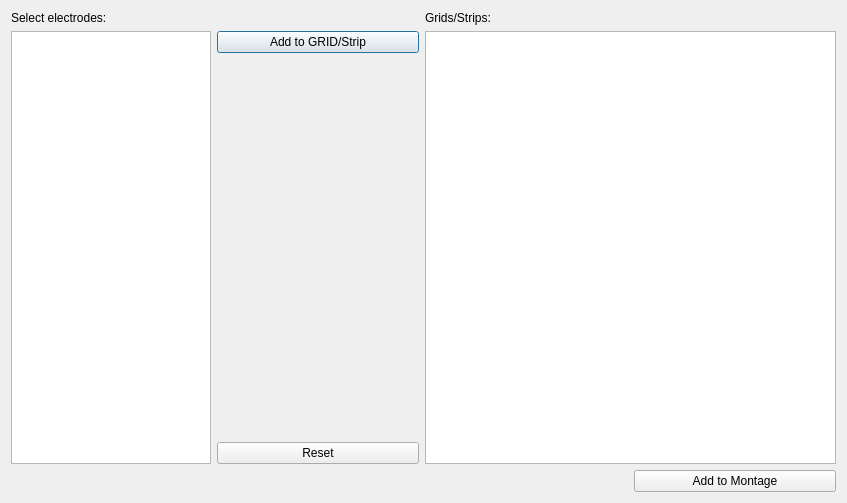
<?xml version="1.0" encoding="UTF-8"?>
<ui version="4.0">
 <class>AwECoGDialogUi</class>
 <widget class="QDialog" name="AwECoGDialogUi">
  <property name="geometry">
   <rect>
    <x>0</x>
    <y>0</y>
    <width>847</width>
    <height>503</height>
   </rect>
  </property>
  <property name="windowTitle">
   <string>ECOG Assistant</string>
  </property>
  <property name="windowIcon">
   <iconset resource="../../../resources/AnyWave.qrc">
    <normaloff>:/images/AnyWave_icon.png</normaloff>:/images/AnyWave_icon.png</iconset>
  </property>
  <layout class="QGridLayout" name="gridLayout" rowstretch="0,0,0,0,0" columnstretch="1,0,0,0">
   <item row="0" column="0">
    <widget class="QLabel" name="label">
     <property name="text">
      <string>Select electrodes:</string>
     </property>
    </widget>
   </item>
   <item row="0" column="2">
    <widget class="QLabel" name="label_2">
     <property name="text">
      <string>Grids/Strips:</string>
     </property>
    </widget>
   </item>
   <item row="1" column="0" rowspan="3">
    <widget class="QListWidget" name="listWidget">
     <property name="maximumSize">
      <size>
       <width>200</width>
       <height>16777215</height>
      </size>
     </property>
     <property name="selectionMode">
      <enum>QAbstractItemView::ExtendedSelection</enum>
     </property>
    </widget>
   </item>
   <item row="1" column="1">
    <widget class="QPushButton" name="buttonGrid">
     <property name="text">
      <string>Add to GRID/Strip</string>
     </property>
    </widget>
   </item>
   <item row="1" column="2" rowspan="3" colspan="2">
    <widget class="QTableView" name="tableView"/>
   </item>
   <item row="2" column="1">
    <spacer name="verticalSpacer">
     <property name="orientation">
      <enum>Qt::Vertical</enum>
     </property>
     <property name="sizeHint" stdset="0">
      <size>
       <width>20</width>
       <height>376</height>
      </size>
     </property>
    </spacer>
   </item>
   <item row="3" column="1">
    <widget class="QPushButton" name="buttonReset">
     <property name="text">
      <string>Reset</string>
     </property>
    </widget>
   </item>
   <item row="4" column="0" colspan="3">
    <spacer name="horizontalSpacer">
     <property name="orientation">
      <enum>Qt::Horizontal</enum>
     </property>
     <property name="sizeHint" stdset="0">
      <size>
       <width>616</width>
       <height>20</height>
      </size>
     </property>
    </spacer>
   </item>
   <item row="4" column="3">
    <widget class="QPushButton" name="buttonApply">
     <property name="text">
      <string>Add to Montage</string>
     </property>
    </widget>
   </item>
  </layout>
 </widget>
 <layoutdefault spacing="6" margin="11"/>
 <resources>
  <include location="../../../resources/AnyWave.qrc"/>
 </resources>
 <connections>
  <connection>
   <sender>buttonApply</sender>
   <signal>clicked()</signal>
   <receiver>AwECoGDialogUi</receiver>
   <slot>accept()</slot>
   <hints>
    <hint type="sourcelabel">
     <x>616</x>
     <y>328</y>
    </hint>
    <hint type="destinationlabel">
     <x>271</x>
     <y>299</y>
    </hint>
   </hints>
  </connection>
  <connection>
   <sender>buttonReset</sender>
   <signal>clicked()</signal>
   <receiver>AwECoGDialogUi</receiver>
   <slot>reset()</slot>
   <hints>
    <hint type="sourcelabel">
     <x>352</x>
     <y>303</y>
    </hint>
    <hint type="destinationlabel">
     <x>307</x>
     <y>328</y>
    </hint>
   </hints>
  </connection>
 </connections>
 <slots>
  <slot>reset()</slot>
 </slots>
</ui>
